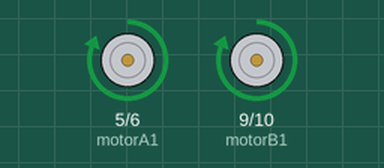
Recording of a sketch running on a simulated Arduino Uno, built with avr-gcc and run on an emulated ATmega328P. Shown: motor-driver pin pairs drawn as motors (green arrow = first pin HIGH = forward, orange = second pin HIGH = backward, longer = more drive).

Above: at 0.1 s.
Timing chart, 0 to 1.6 s (numbered marks = the images above):
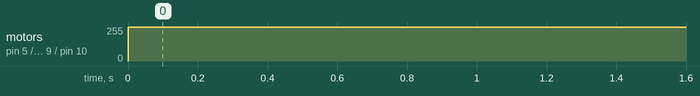

Measured:
- by itself, motor on pin 5 (motorA1) / pin 6 (motorA2), motor on pin 9 (motorB1) / pin 10 (motorB2): stopped → forward 255/255 at 0.00 s

The sketch:

Movement.ino
```cpp
// Motor A (pins 5 and 6)
int motorA1 = 5; // Motor A control pin 1
int motorA2 = 6; // Motor A control pin 2

// Motor B (pins 9 and 10)
int motorB1 = 9;  // Motor B control pin 1
int motorB2 = 10; // Motor B control pin 2
const int speedValue = 90;
// Rotation detector pins
int rotationDetector1 = 2;
int rotationDetector2 = 3;

void setup() {
  // Configure motor control pins as OUTPUT
  pinMode(motorA1, OUTPUT);
  pinMode(motorA2, OUTPUT);
  pinMode(motorB1, OUTPUT);
  pinMode(motorB2, OUTPUT);

  // Configure rotation detector pins as INPUT
  pinMode(rotationDetector1, INPUT);
  pinMode(rotationDetector2, INPUT);

  analogWrite(motorA1, speedValue); // Motor A speed: PWM value (0-255)
  analogWrite(motorA2, speedValue);
  analogWrite(motorB1, speedValue);
  analogWrite(motorB2, speedValue);
}

void loop() {
  moveForward();

}

void moveForward() {
  digitalWrite(motorA1, HIGH); // Motor A forward
  digitalWrite(motorA2, LOW);
  digitalWrite(motorB1, HIGH); // Motor B forward
  digitalWrite(motorB2, LOW);
}

void moveBackward() {
  digitalWrite(motorA1, LOW); // Motor A backward
  digitalWrite(motorA2, HIGH);
  digitalWrite(motorB1, LOW); // Motor B backward
  digitalWrite(motorB2, HIGH);
}

void turnLeft() {
  digitalWrite(motorA1, LOW); // Motor A backward
  digitalWrite(motorA2, HIGH);
  digitalWrite(motorB1, HIGH); // Motor B forward
  digitalWrite(motorB2, LOW);
  delay(400);
}

void turnRight() {
  digitalWrite(motorA1, HIGH); // Motor A forward
  digitalWrite(motorA2, LOW);
  digitalWrite(motorB1, LOW); // Motor B backward
  digitalWrite(motorB2, HIGH);
  delay(400);
}

void stopRobot(){
  digitalWrite(motorA1, LOW);
  digitalWrite(motorA2, LOW);
  digitalWrite(motorB1, LOW);
  digitalWrite(motorB2, LOW);
}
```
